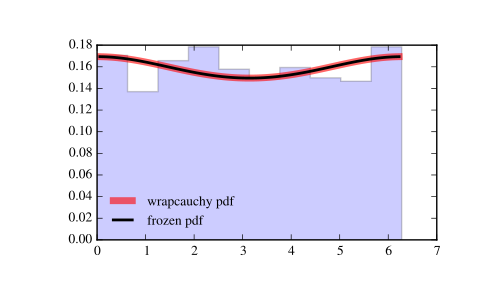

The script that drew this image:
from scipy.stats import wrapcauchy
import matplotlib.pyplot as plt
fig, ax = plt.subplots(1, 1)

# Calculate a few first moments:

c = 0.0311
mean, var, skew, kurt = wrapcauchy.stats(c, moments='mvsk')

# Display the probability density function (``pdf``):

x = np.linspace(wrapcauchy.ppf(0.01, c),
                wrapcauchy.ppf(0.99, c), 100)
ax.plot(x, wrapcauchy.pdf(x, c),
       'r-', lw=5, alpha=0.6, label='wrapcauchy pdf')

# Alternatively, the distribution object can be called (as a function)
# to fix the shape, location and scale parameters. This returns a "frozen"
# RV object holding the given parameters fixed.

# Freeze the distribution and display the frozen ``pdf``:

rv = wrapcauchy(c)
ax.plot(x, rv.pdf(x), 'k-', lw=2, label='frozen pdf')

# Check accuracy of ``cdf`` and ``ppf``:

vals = wrapcauchy.ppf([0.001, 0.5, 0.999], c)
np.allclose([0.001, 0.5, 0.999], wrapcauchy.cdf(vals, c))
# True

# Generate random numbers:

r = wrapcauchy.rvs(c, size=1000)

# And compare the histogram:

ax.hist(r, normed=True, histtype='stepfilled', alpha=0.2)
ax.legend(loc='best', frameon=False)
plt.show()
